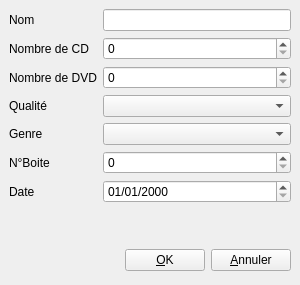
<?xml version="1.0" encoding="UTF-8"?>
<ui version="4.0">
 <class>dialogAjoutFilm</class>
 <widget class="QWidget" name="dialogAjoutFilm">
  <property name="geometry">
   <rect>
    <x>0</x>
    <y>0</y>
    <width>300</width>
    <height>285</height>
   </rect>
  </property>
  <property name="windowTitle">
   <string>Ajout -&gt; Film</string>
  </property>
  <property name="windowIcon">
   <iconset>
    <normaloff/>
   </iconset>
  </property>
  <layout class="QVBoxLayout">
   <property name="spacing">
    <number>6</number>
   </property>
   <property name="margin">
    <number>9</number>
   </property>
   <item>
    <layout class="QGridLayout">
     <property name="margin">
      <number>0</number>
     </property>
     <property name="spacing">
      <number>6</number>
     </property>
     <item row="1" column="0">
      <widget class="QLabel" name="label_2">
       <property name="text">
        <string>Nombre de CD</string>
       </property>
      </widget>
     </item>
     <item row="3" column="1">
      <widget class="QComboBox" name="cmbQualite"/>
     </item>
     <item row="5" column="0">
      <widget class="QLabel" name="label_2_4">
       <property name="text">
        <string>N°Boite</string>
       </property>
      </widget>
     </item>
     <item row="0" column="1">
      <widget class="QLineEdit" name="txtNom"/>
     </item>
     <item row="2" column="1">
      <widget class="QSpinBox" name="spinNbDvd"/>
     </item>
     <item row="5" column="1">
      <widget class="QSpinBox" name="spinIdBoite">
       <property name="enabled">
        <bool>true</bool>
       </property>
      </widget>
     </item>
     <item row="3" column="0">
      <widget class="QLabel" name="label_2_5">
       <property name="text">
        <string>Qualité</string>
       </property>
      </widget>
     </item>
     <item row="1" column="1">
      <widget class="QSpinBox" name="spinNbCd"/>
     </item>
     <item row="4" column="0">
      <widget class="QLabel" name="label_2_6">
       <property name="text">
        <string>Genre</string>
       </property>
      </widget>
     </item>
     <item row="6" column="0">
      <widget class="QLabel" name="label_2_3_2">
       <property name="text">
        <string>Date</string>
       </property>
      </widget>
     </item>
     <item row="6" column="1">
      <widget class="QDateEdit" name="date">
       <property name="displayFormat">
        <string>dd/MM/yyyy</string>
       </property>
      </widget>
     </item>
     <item row="0" column="0">
      <widget class="QLabel" name="label">
       <property name="text">
        <string>Nom</string>
       </property>
      </widget>
     </item>
     <item row="2" column="0">
      <widget class="QLabel" name="label_2_3">
       <property name="text">
        <string>Nombre de DVD</string>
       </property>
      </widget>
     </item>
     <item row="4" column="1">
      <widget class="QComboBox" name="cmbGenre"/>
     </item>
    </layout>
   </item>
   <item>
    <spacer>
     <property name="orientation">
      <enum>Qt::Vertical</enum>
     </property>
     <property name="sizeHint" stdset="0">
      <size>
       <width>262</width>
       <height>31</height>
      </size>
     </property>
    </spacer>
   </item>
   <item>
    <layout class="QHBoxLayout">
     <property name="spacing">
      <number>6</number>
     </property>
     <property name="margin">
      <number>0</number>
     </property>
     <item>
      <spacer>
       <property name="orientation">
        <enum>Qt::Horizontal</enum>
       </property>
       <property name="sizeHint" stdset="0">
        <size>
         <width>131</width>
         <height>31</height>
        </size>
       </property>
      </spacer>
     </item>
     <item>
      <widget class="QPushButton" name="okButton">
       <property name="text">
        <string>&amp;OK</string>
       </property>
       <property name="icon">
        <iconset resource="../res/res.qrc">
         <normaloff>:/icons/button/accept.svg</normaloff>:/icons/button/accept.svg</iconset>
       </property>
      </widget>
     </item>
     <item>
      <widget class="QPushButton" name="cancelButton">
       <property name="text">
        <string>&amp;Annuler</string>
       </property>
       <property name="icon">
        <iconset resource="../res/res.qrc">
         <normaloff>:/icons/button/cancel.svg</normaloff>:/icons/button/cancel.svg</iconset>
       </property>
      </widget>
     </item>
    </layout>
   </item>
  </layout>
 </widget>
 <tabstops>
  <tabstop>txtNom</tabstop>
  <tabstop>spinNbCd</tabstop>
  <tabstop>spinNbDvd</tabstop>
  <tabstop>date</tabstop>
  <tabstop>okButton</tabstop>
  <tabstop>cancelButton</tabstop>
 </tabstops>
 <resources>
  <include location="../res/res.qrc"/>
 </resources>
 <connections/>
</ui>
